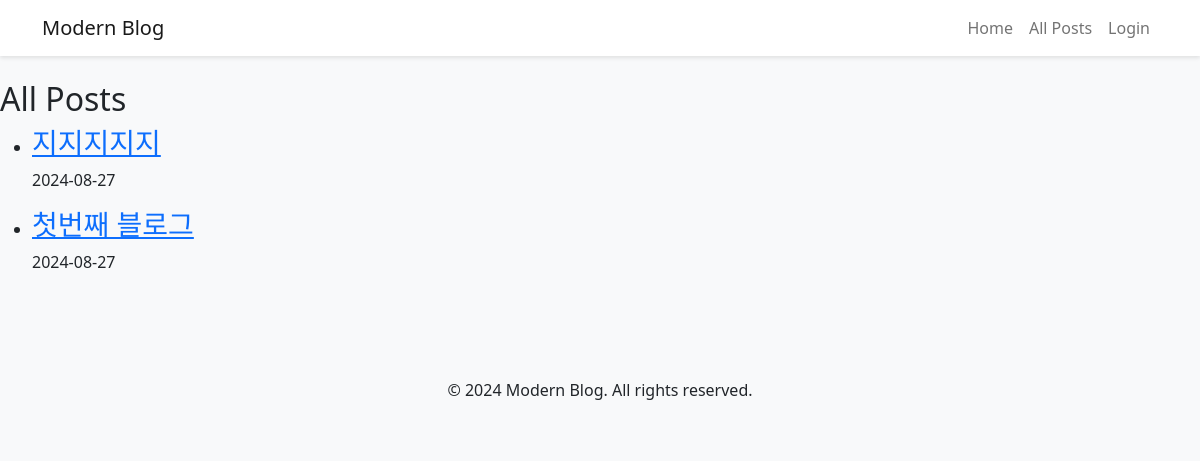
/post/, run on an earlier commit of the app's database.
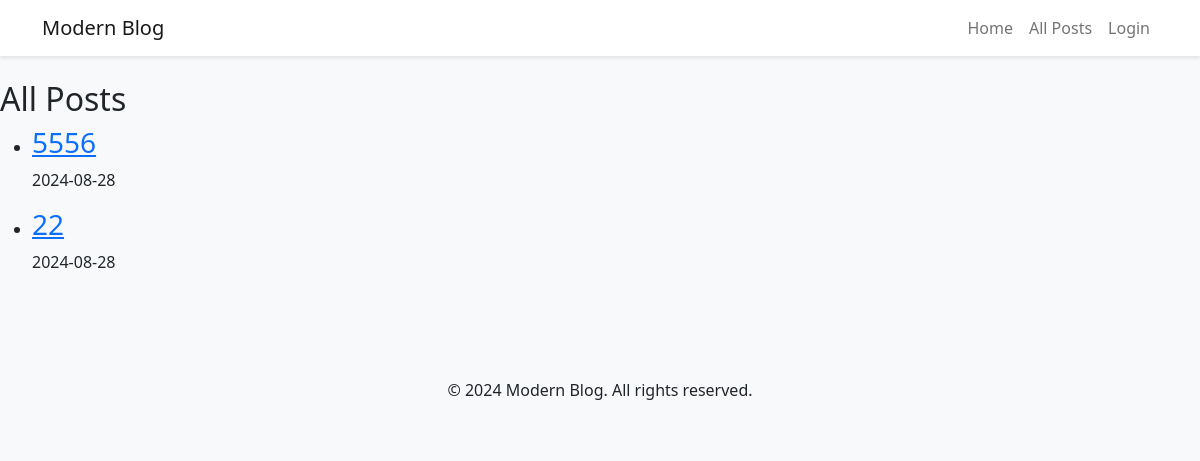
And on a later commit of the database.
### blog/models.py (models this page shows, shortened)
class Post(models.Model):
    title = models.CharField(max_length=200)
    content = models.TextField()
    created_date = models.DateTimeField(default=timezone.now)
    modified_date = models.DateTimeField(auto_now=True)
    category = models.ForeignKey(Category, on_delete=models.SET_NULL, null=True, related_name='posts')
    author = models.ForeignKey(User, on_delete=models.CASCADE)
    class Meta:
        ordering = ['-created_date']

### blog/views.py (the view)
# urls.py: path('post/', views.post_list, name='post_list'),
def post_list(request):
    post_list = Post.objects.all().order_by('-created_date')
    paginator = Paginator(post_list, 10)
    page = request.GET.get('page')
    posts = paginator.get_page(page)
    return render(request, 'blog/post_list.html', {'posts': posts})

### blog/context_processors.py (called while the page is built)
def categories(request):
    return {'categories': Category.objects.exclude(slug='')}

### templates/blog/post_list.html (shortened to what this page needs)
{% extends 'blog/base.html' %}
{% block content %}
    <h2>All Posts</h2>
    <ul>
    {% for post in posts %}
        <li>
            <h3><a href="{% url 'post_detail' pk=post.pk %}">{{ post.title }}</a></h3>
            <p>{{ post.created_date|date:"Y-m-d" }}</p>
        </li>
    {% empty %}
        <li>No posts yet.</li>
    {% endfor %}
    </ul>
{% endblock %}

What changed in the data, as far as the page shows it:
removed Post: title "지지지지지", created_date "2024-08-27"
removed Post: title "첫번째 블로그", created_date "2024-08-27"
added Post: title "5556", created_date "2024-08-28"
added Post: title "22", created_date "2024-08-28"
